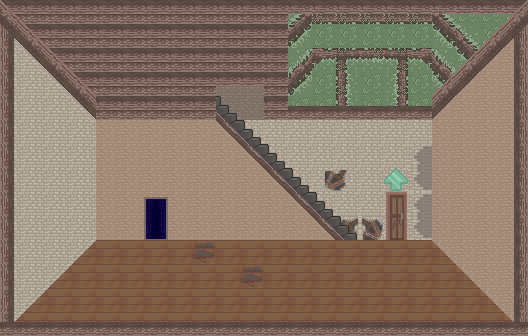

The image is a tile-based game level rendered from a .tmx file. Its description and source (layers, tilesets, objects; grid data summarised) follow:
An orthogonal 22x14 tile map with 24x24 px tiles, 4 tile layers (Background, Foreground, Accent, Overlap) and 18 objects (7x sprite, 3x pot, 2x door, hiddendoortrigger).

<map height="14" orientation="orthogonal" tileheight="24" tilewidth="24" version="1.0" width="22">
 <properties><property name="blended tiles" value="2,11,12,13,14,15,16,17,18,19,20,21,22,23,24,25,26,27,28,29,30,32,33,34,35,36,37,38,39,40,41,42,43,44,45,46,47,48,49,50,51,52,53,54,55,56,57,58,59,60,62,63,64,65,66,67,68,69,70,71,72,73,74,75,78,79,80,81,82,83,84,85,86,87,88,89,90,92,93,94,95,96,98,99,100,101,102,103,104,105,108,109,110,111,112,113,114,115,116,117,118,119,120,121,122,123,124,125,126,128,129,130,131,132,133,134,135,138,139,140,141,142,143,144,145,146,147,148,149,150,151,152,153,154,155,156,158,159,160,161,162,163,164,165,168,169,170,171,172,173,174,175,176,177,178,179,180,181,182,183,190,191,192,193,194,195,196,197,198,199,200,201,202,203,204,205,206,207,208,209,210,211,212,213,218,221,222,223,224,225,226,227,228,229,230,231,232,233,234,235,236,237,238,239,240,241,242,243,244,245,246,247,248,249,252,253,254,255,256,257,258,259,260,261,262,263,264,265,266,267,268,269,270,271,272,273,274,275,276,277,278,279,282,283,284,285,286,287,288,289,290,291,292,293,294,295,296,297,298,299,300,301,302,303,304,305,306,307,308,309,310,311,312,313,314,317,318,319,320,321,322,323,324,325,326,327,328,329,330,331,332,333,334,335,336,337,338,339,340,341,342,343,344,345,346,347,348,349,350,351,352,353,354,355,356,357,358,359,360,361,362,366,367,368,369,370,371,372,373,374,375,376,377,378,379,380,381,382,383,384,386,387,388,389,390,391,392,396,397,398,399,400,401,403,404,405,406,407,408,409,410,411,412,413,414,415,416,417,418,419,420,421,422,426,427,428,429,430,431,433,434,435,436,437,438,439,440,441,443,444,445,446,447,448,449,450,451,452,456,457,458,459,460,461,463,464,465,466,467,468,469,470,471,473,474,475,476,477,478,479,480,481,482,486,487,488,489,490,491,492,493,494,495,500,501,503,504,505,506,507,508,509,510,511,512,513,514,515,516,517,518,519,520,521,522,523,524,525,526,527,528,529,530,531,532,533,534,535,536,537,538,539,540,1,2,3,4,5,6,7,8,9,10,11,12,13,14,15,16,17,18,19,20,21,22,23,24,25,26,27,28,29,30,31,32,33,34,35,36,37,38,41,45,46,47,48,50,51,52,53,54,55,56,57,58,59,60,61,62,63,64,65,66,67,68,69,70,71,72,73,74,75,76,77,78,79,80,81,82,83,84,8,9,10,11,12,13,14,15,20,21,22,23,24,32,33,34,35,36,37,38,39,40,41,42,43,44,45,46,47,48,55,56,57,58,59,60,61,62,63,64,65,66,67,68,69,70,71,72,73,74,75,76,77,78,79,80,81,82,83,84,87,88,89,90,91,92,93,94,95,96,97,98,99,100,101,102,103,104,105,108,110,111,112,113,114,115,116,117,118,119,120,121,122,123,124,125,126,127,128,129,130,131,132,135,136,137,138,139,140,141,142,143,144,145,147,148,149,150,151,152,153,154,155,156,158,159,160,161,162,163,164,165,166,167,168,169,170,171,172,173,174,175,176,177,178,179,180,181,182,183,184,185,186,187,188,189,190,191,192,193,194,195,196,197,198,199,200,203,204,205,208,209,210,211,212,213,214,217,218,219,220,222,223,224,227,228,229,232,233,234,235,236,237,238,241,242,243,244,245,246,247,248,249,250,251,252,253,254,255,256,257,258,259,260,261,262,263,264,265,266,267,268,269,270,271,272,273,274,275,276,277,278,279,280,281,282,283,284,285,286,287,288,289,290,291,292,293,294,295,296,297,298,299,304,305,306,307,308,309,310,311,312,313,314,315,316,317,318,319,320,321,322,323,324,328,329,330,331,332,333,334,335,336,337,338,339,340,341,342,343,344,345,346,347,348,349,350,351,352,353,354,357,358,360,361,362,363,364,365,366,367,368,371,372,373,374,375,376,377,378,381,382,384,385,386,387,388,389,390,391,392,393,394,395,396,397,398,399,400,401,402,403,404,405,406,408,409,410,411,412,413,414,415,416,417,418,419,420,421,422,423,424,425,429,430,432,433,434,435,436,437,438,439,440,441,444,445,449,453,454,455,456,457,458,459,460,461,462,463,464,465,468,469,472,473,474,475,476,477,478,479,480,2,3,4,6,7,8,9,10,11,12,13,14,15,16,17,18,19,20,21,22,23,26,27,28,29,30,31,32,33,34,35,36,37,38,39,40,41,42,43,44,45,46,47,48,49,50,51,52,53,54,55,56,57,58,59,60,61,62,63,64,65,66,67,69,70,72,73,74,77,78,82,83,84,85,86,103,104,105,1,2,3,4,5,6,7,8,9,13,15,16,19,20,21,22,26,27,28,29,30,31,32,33,34,35,39,40,41,42,43,44,45,46,47,48,52,53,54,55,56,57,58,59,60,61,62,63,64,65,66,67,68,69,70,71,72,73,74,75,76,77,78,79,80,81,82,83,84,85,86,87,88,89,90,91,92,93,94,95,96,97,98,99,100,101,102,103,104,105,106,107,108,109,110,111,112,113,114,115,116,117,118,119,120,121,122,123,124,125,126,127,128,129,130,131,133,134,135,136,137,138,139,140,141,142,143,144,146,147,148,149,150,151,152,153,154,155,156,157,158,159,160,161,162,163,164,165,166,167,168,169,1,3,5,7,8,9,10,11,13,17,18,19,21,22,23,25,26,27,28,29,30,31,33,35,36,37,39,41,42,45,46,47,48,51,52,54,55,56,58,59,60,61,63,64,66,67,68,69,70,71,73,74,75,79,80,81,82,83,84,85,87,89,90,91,94,95,96,97,98,100,101,102,103,104,105,106,107,108,109,111,112,113,114,115,116,117,118,119,120,9,10,11,15,16,21,22,32,33,36,37,38,48,49,56,59,62,67,68,69,70,78,79,80,81,82,83,84,85,86,87,88,89,90,91,92,93,94,95,96,97,98,99,100,101,102,103,104,105,106,107,108,109,110,111,112,113,114,115,116,117,118,119,120,121,2,4,5,7,8,9,10,11,12,13,14,16,18,19,20,21,22,24,25,26,27,28,29,30,31,32,33,35,37,38,39,40,41,42,43,44,45,46,47,48,49,50,51,52,53,54,55,56,57,58,60,61,62,63,64,65,66,67,68,69,71,72,74,75,76,77,78,79,80,81,82,83,84,86,87,88,89,90,91,92,93,94,95,96,97,98,99,100,102,103,104,105,106,107,108,109,110,111,112,113,114,115,116,117,118,119,120,121,5,6,7,8,9,10,11,12,13,14,15,17,18,19,20,21,22,23,24,26,27,30,31,33,35,36,39,40,42,43,44,45,46,48,49,50,51,52,53,54,55,56,57,58,59,60,61,62,63,64,65,66,67,68,69,70,72,1,2,3,4,6,7,8,9,10,11,15,16,20,21,22,23,24,28,29,30,32,36,37,38,39,40,44,45,46,48,1,2,3,4,5,6,7,8,9,10,11,12,13,14,15,16,17,18,19,20,21,23,24,25,26,29,30,33,34,36,37,39,41,42,43,44,45,46,49,52,53,54,55,58,59,64,65,66,67,68,69,70,71,73,74,75,78,79,80,81,84,85,86,87,88,89,90,91,92,93,94,95,96,97,98,99,100,101,102,103,104,107,109,116,117,119,120,121,122,123,124,125,126,127,128,129,130,135,136,137,138,139,140,141,142,143,144,145,146,147,148,149,150,151,152,153,154,155,156,160,161,162,163,164,165,166,167,168,169,170,171,172,173,174,175,176,177,178,181,182,186,187,188,189,190,191,192,193,194,196,197,198,199,201,202,203,204,207,208,212,213,214,215,216,217,218,219,220,222,223,224,225,227,228,229,230,233,234,238,239,240,241,242,243,244,245,246,247,248,249,250,251,252,253,254,255,256,259,260,264,265,266,269,270,271,272,273,274,275,276,277,278,279,281,282,283,284,285,286,290,291,292,295,296,297,298,299,300,301,302,303,304,305,306,307,308,309,310,311,312,316,317,318,319,320,321,322,323,324,325,326,327,328,329,330,331,332,333,334,335,336,337,338,342,343,344,345,346,347,348,350,353,354,355,356,357,358,359,360,361,362,363,364,366,367,368,369,370,371,372,373,374,376,377,378,379,380,381,382,383,384,385,386,389,390,392,393,394,395,396,397,398,399,400,401,402,403,404,405,406,407,409,410,411,412,415,416,417,418,419,420,421,422,423,424,425,426,427,428,429,430,431,432,433,435,436,437,438,441,442,443,444,445,446,447,448,451,452,453,454,455,456,459,460,461,462,463,464,467,468,469,471,472,473,474,477,479,480,481,482,485,486,487,489,490,491,492,493,494,495,497,498,499,500,503,505,506,507,508,511,512,513,514,515,516,517,518,519,520,521,522,523,524,525,526,529,530,531,532,533,534,537,538,539,541,542,543,544,545,546,547,548,549,551,552,553,554,555,556,557,559,560,561,562,563,564,565,566,567,568,569,570,571,572,573,574,575,576,577,578,579,580,581,582,583,584,585,586,587,588,589,590,591,592,593,594,595,596,597,598,599,600,601,602,603,604,605,606,607,608,609,610,611,612,613,614,615,616,617,618,619,620,621,622,623,624,625,626,627,628,629,630,631,632,635,636,638,639,641,642,643,644,645,646,647,648,649,650,651,652,653,654,655,656,657,658,659,660,661,662,664,665,666,667,668,669,670,671,672,673,674,675,676,1,2,4,5,7,10,11,12,13,14,15,16,18,19,20,21,22,24,25,26,27,28,29,30,31,32,33,35,36,37,38,39,40,41,42,43,44,45,46,47,48,49,50,51,52,53,54,56,57,58,62,63,64,65,66,67,68,69,71,72,73,74,75,76,77,78,79,80,81,82,83,84,86,87,88,89,90,91,92,93,94,96,97,98,99,100,102,103,104,105,106,107,108,109,110,111,112,113,114,115,116,117,118,119,120,121,8,9,10,11,12,13,14,15,16,17,18,19,20,27,28,31,32,33,34,35,36,37,38,39,40,47,48,49,50,51,52,53,54,55,56,57,58,59,60,63,64,65,67,68,69,70,71,72,73,74,75,76,77,78,79,80,81,96,97,98,99,100,101,107,108,114,115,116,117,119,120,121,127,128,134,135,136,137,138,139,140,141,146,147,148,154,155,156,157,158,159,160,161,166,167,168,169,170,171,172,173,174,175,176,177,178,179,180,181,184,185,186,187,188,190,191,192,193,194,195,196,197,198,199,200,201,204,207,208,210,211,212,213,214,215,216,217,218,219,220,221,226,227,228,229,230,231,232,233,234,235,236,237,238,239,240,241,242,243,244,245,246,247,248,249,250,251,252,253,254,255,256,257,258,259,260,261,262,263,264,265,266,267,268,269,270,271,272,273,274,275,276,277,278,279,280,281,282,283,284,285,286,287,288,289,290,291,292,293,294,295,296,297,298,299,300,301,302,303,304,305,306,307,308,309,310,311,312,313,314,315,316,317,318,319,320,321,322,323,324,325,326,327,328,329,330,331,332,333,334,335,336,337,338,339,340,341,342,343,344,345,346,347,348,349,350,351,352,353,354,355,356,357,358,359,360,361,362,363,364,365,366,367,368,369,370,371,372,373,374,375,376,377,378,379,380,381,382,383,384,385,386,387,388,389,390,391,392,393,394,395,396,397,398,399,400,10,11,19,20,22,23,30,31,32,33,34,35,36,38,46,47,48,49,58,62,69,72,73,74,75,76,77,78,80,81,82,83,84,85,86,87,88,89,90,91,92,93,96,97,98,99,100,101,102" />
  <property name="jumping" value="false" />
  <property name="soundtrack" value="tavern" />
 </properties>
 <tileset firstgid="1" name="inside" tileheight="24" tilewidth="24">
  <image height="240" source="../images/tilesets/inside.png" width="288" />
 </tileset>
 <layer height="14" name="Background" width="22">
  <data>[308 cells, 308 non-empty, 14 distinct tile ids]</data>
 </layer>
 <layer height="14" name="Foreground" width="22">
  <data>[308 cells, 105 non-empty, 13 distinct tile ids]</data>
 </layer>
 <layer height="14" name="Accent" width="22">
  <data>[308 cells, 35 non-empty, 5 distinct tile ids]</data>
 </layer>
 <layer height="14" name="Overlap" width="22">
  <data>[308 cells, 23 non-empty, 2 distinct tile ids]</data>
 </layer>
 <objectgroup height="14" name="nodes" width="22">
  <object height="48" type="sprite" width="24" x="456" y="144">
   <properties>
    <property name="animation" value="1-4,1" />
    <property name="height" value="48" />
    <property name="sheet" value="images/torch.png" />
    <property name="width" value="24" />
   </properties>
  </object>
  <object height="48" type="sprite" width="24" x="48" y="144">
   <properties>
    <property name="animation" value="1-4,1" />
    <property name="flip" value="true" />
    <property name="height" value="48" />
    <property name="sheet" value="images/torch.png" />
    <property name="width" value="24" />
   </properties>
  </object>
  <object height="43" type="hiddendoortrigger" width="67" x="191" y="172">
   <properties>
    <property name="height" value="66" />
    <property name="message" value="Straighten masterpiece?" />
    <property name="sprite" value="painting" />
    <property name="target" value="fireplace" />
    <property name="width" value="78" />
   </properties>
  </object>
  <object height="48" name="fireplace" type="door" width="24" x="144" y="192">
   <properties>
    <property name="aniframes" value="1-2,1" />
    <property name="animode" value="loop" />
    <property name="anispeed" value="0.2" />
    <property name="hideable" value="true" />
    <property name="level" value="lab" />
    <property name="offset_hidden_x" value="-12" />
    <property name="offset_shown_x" value="-48" />
    <property name="sprite" value="fireplace" />
    <property name="sprite_height" value="48" />
    <property name="sprite_width" value="48" />
    <property name="to" value="main" />
   </properties>
  </object>
  <object height="48" name="main" type="door" width="24" x="383" y="193">
   <properties>
    <property name="level" value="town" />
    <property name="to" value="house" />
   </properties>
  </object>
  <object height="48" type="sprite" width="24" x="432" y="241">
   <properties>
    <property name="depth" value="-1" />
    <property name="height" value="48" />
    <property name="sheet" value="images/barrel.png" />
    <property name="width" value="24" />
   </properties>
  </object>
  <object height="48" type="sprite" width="24" x="420" y="217">
   <properties>
    <property name="depth" value="-1" />
    <property name="height" value="48" />
    <property name="sheet" value="images/barrel.png" />
    <property name="width" value="24" />
   </properties>
  </object>
  <object height="48" type="sprite" width="24" x="84" y="217">
   <properties>
    <property name="depth" value="-1" />
    <property name="height" value="48" />
    <property name="sheet" value="images/barrel.png" />
    <property name="width" value="24" />
   </properties>
  </object>
  <object height="48" type="sprite" width="120" x="24" y="264">
   <properties>
    <property name="depth" value="24" />
    <property name="flip" value="true" />
    <property name="height" value="48" />
    <property name="sheet" value="images/bed.png" />
    <property name="width" value="120" />
   </properties>
  </object>
  <object height="48" type="sprite" width="24" x="24" y="240">
   <properties>
    <property name="flip" value="true" />
    <property name="height" value="48" />
    <property name="sheet" value="images/bed_headboard.png" />
    <property name="width" value="24" />
   </properties>
  </object>
  <object height="24" type="pot" width="24" x="452" y="286" />
  <object height="24" type="pot" width="24" x="440" y="292" />
  <object height="24" type="pot" width="24" x="24" y="293" />
 </objectgroup>
 <objectgroup height="14" name="floorspace" width="22">
  <object x="96" y="240">
   <properties>
    <property name="primary" value="true" />
   </properties>
   <polygon points="0,0 336,0 417,82 -82,82" />
  </object>
  <object x="24" y="312">
   <properties>
    <property name="height" value="24" />
   </properties>
   <polygon points="0,0 24,-24 120,-24 96,0" />
  </object>
  <object height="3" width="24" x="432" y="287">
   <properties>
    <property name="blocks" value="true" />
   </properties>
  </object>
  <object height="3" width="24" x="420" y="265">
   <properties>
    <property name="blocks" value="true" />
   </properties>
  </object>
  <object height="3" width="24" x="84" y="265">
   <properties>
    <property name="blocks" value="true" />
   </properties>
  </object>
 </objectgroup>
</map>
